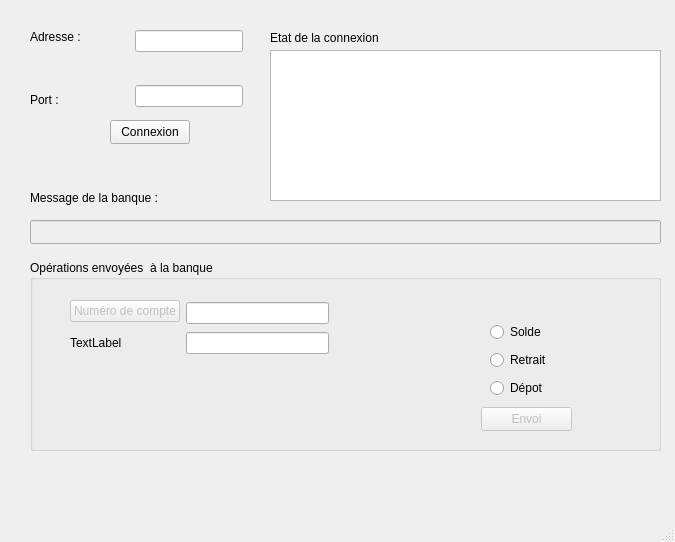
<?xml version="1.0" encoding="UTF-8"?>
<ui version="4.0">
 <class>DAB_MainWindow</class>
 <widget class="QMainWindow" name="DAB_MainWindow">
  <property name="geometry">
   <rect>
    <x>0</x>
    <y>0</y>
    <width>675</width>
    <height>542</height>
   </rect>
  </property>
  <property name="windowTitle">
   <string>DAB_MainWindow</string>
  </property>
  <widget class="QWidget" name="centralwidget">
   <widget class="QPushButton" name="PushButtonConnexion">
    <property name="geometry">
     <rect>
      <x>110</x>
      <y>120</y>
      <width>80</width>
      <height>24</height>
     </rect>
    </property>
    <property name="text">
     <string>Connexion</string>
    </property>
   </widget>
   <widget class="QLabel" name="labelEtatConnexion">
    <property name="geometry">
     <rect>
      <x>270</x>
      <y>30</y>
      <width>120</width>
      <height>16</height>
     </rect>
    </property>
    <property name="text">
     <string>Etat de la connexion</string>
    </property>
   </widget>
   <widget class="QLabel" name="labelMessageBanque">
    <property name="geometry">
     <rect>
      <x>30</x>
      <y>190</y>
      <width>141</width>
      <height>16</height>
     </rect>
    </property>
    <property name="text">
     <string>Message de la banque :</string>
    </property>
   </widget>
   <widget class="QLineEdit" name="lineEditMessageBanque">
    <property name="enabled">
     <bool>false</bool>
    </property>
    <property name="geometry">
     <rect>
      <x>30</x>
      <y>220</y>
      <width>631</width>
      <height>24</height>
     </rect>
    </property>
   </widget>
   <widget class="QGroupBox" name="groupBox">
    <property name="geometry">
     <rect>
      <x>30</x>
      <y>260</y>
      <width>631</width>
      <height>191</height>
     </rect>
    </property>
    <property name="title">
     <string>Opérations envoyées  à la banque</string>
    </property>
    <widget class="QPushButton" name="pushButtonEnvoi">
     <property name="enabled">
      <bool>false</bool>
     </property>
     <property name="geometry">
      <rect>
       <x>451</x>
       <y>147</y>
       <width>91</width>
       <height>24</height>
      </rect>
     </property>
     <property name="text">
      <string>Envoi</string>
     </property>
    </widget>
    <widget class="QWidget" name="">
     <property name="geometry">
      <rect>
       <x>40</x>
       <y>40</y>
       <width>259</width>
       <height>58</height>
      </rect>
     </property>
     <layout class="QHBoxLayout" name="horizontalLayout_2">
      <item>
       <layout class="QVBoxLayout" name="verticalLayout_4">
        <item>
         <widget class="QPushButton" name="pushButtonNumCompte">
          <property name="enabled">
           <bool>false</bool>
          </property>
          <property name="text">
           <string>Numéro de compte</string>
          </property>
         </widget>
        </item>
        <item>
         <widget class="QLabel" name="labelMontant">
          <property name="text">
           <string>TextLabel</string>
          </property>
         </widget>
        </item>
       </layout>
      </item>
      <item>
       <layout class="QVBoxLayout" name="verticalLayout_3">
        <item>
         <widget class="QLineEdit" name="lineEditNumCompte"/>
        </item>
        <item>
         <widget class="QLineEdit" name="lineEditMontant"/>
        </item>
       </layout>
      </item>
     </layout>
    </widget>
    <widget class="QWidget" name="">
     <property name="geometry">
      <rect>
       <x>460</x>
       <y>60</y>
       <width>68</width>
       <height>80</height>
      </rect>
     </property>
     <layout class="QVBoxLayout" name="verticalLayout_5">
      <item>
       <widget class="QRadioButton" name="radioButtonSolde">
        <property name="text">
         <string>Solde</string>
        </property>
       </widget>
      </item>
      <item>
       <widget class="QRadioButton" name="radioButtonRetrait">
        <property name="text">
         <string>Retrait</string>
        </property>
       </widget>
      </item>
      <item>
       <widget class="QRadioButton" name="radioButtonDepot">
        <property name="text">
         <string>Dépot</string>
        </property>
       </widget>
      </item>
     </layout>
    </widget>
   </widget>
   <widget class="QListWidget" name="listWidgetEtaConnexion">
    <property name="geometry">
     <rect>
      <x>270</x>
      <y>50</y>
      <width>391</width>
      <height>151</height>
     </rect>
    </property>
   </widget>
   <widget class="QWidget" name="">
    <property name="geometry">
     <rect>
      <x>30</x>
      <y>30</y>
      <width>213</width>
      <height>77</height>
     </rect>
    </property>
    <layout class="QHBoxLayout" name="horizontalLayout">
     <item>
      <layout class="QVBoxLayout" name="verticalLayout_2">
       <item>
        <widget class="QLabel" name="LabelIP">
         <property name="text">
          <string>Adresse : </string>
         </property>
        </widget>
       </item>
       <item>
        <spacer name="verticalSpacer_2">
         <property name="orientation">
          <enum>Qt::Vertical</enum>
         </property>
         <property name="sizeHint" stdset="0">
          <size>
           <width>20</width>
           <height>18</height>
          </size>
         </property>
        </spacer>
       </item>
       <item>
        <widget class="QLabel" name="LabelPort">
         <property name="text">
          <string>Port :</string>
         </property>
        </widget>
       </item>
      </layout>
     </item>
     <item>
      <spacer name="horizontalSpacer">
       <property name="orientation">
        <enum>Qt::Horizontal</enum>
       </property>
       <property name="sizeHint" stdset="0">
        <size>
         <width>13</width>
         <height>20</height>
        </size>
       </property>
      </spacer>
     </item>
     <item>
      <layout class="QVBoxLayout" name="verticalLayout">
       <item>
        <widget class="QLineEdit" name="lineEditIP"/>
       </item>
       <item>
        <spacer name="verticalSpacer">
         <property name="orientation">
          <enum>Qt::Vertical</enum>
         </property>
         <property name="sizeHint" stdset="0">
          <size>
           <width>20</width>
           <height>13</height>
          </size>
         </property>
        </spacer>
       </item>
       <item>
        <widget class="QLineEdit" name="lineEditPort"/>
       </item>
      </layout>
     </item>
    </layout>
   </widget>
  </widget>
  <widget class="QMenuBar" name="menubar">
   <property name="geometry">
    <rect>
     <x>0</x>
     <y>0</y>
     <width>675</width>
     <height>21</height>
    </rect>
   </property>
  </widget>
  <widget class="QStatusBar" name="statusbar"/>
 </widget>
 <resources/>
 <connections/>
</ui>
